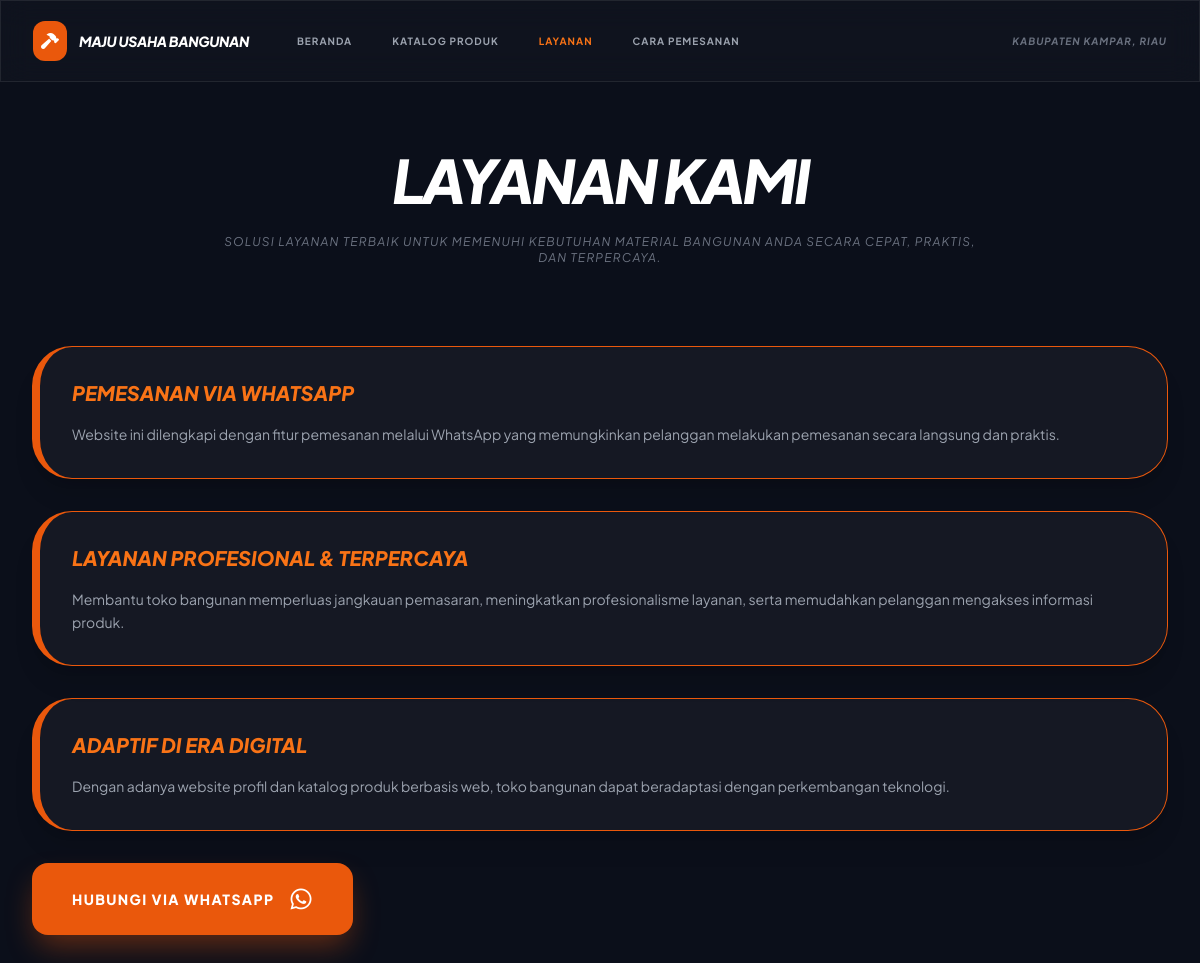
/layanan.php, run on the app's committed database.
### tables this page shows
CREATE TABLE `site_pages` (
  `id` int(11) NOT NULL,
  `slug` varchar(100) NOT NULL,
  `content` mediumtext DEFAULT NULL,
  `updated_at` timestamp NOT NULL DEFAULT current_timestamp() ON UPDATE current_timestamp()
);

### layanan.php (the view, shortened to what this page needs)
<?php
$brandShort = "Maju Usaha Bangunan";
$waNumber = "6281371392939";
$linkWA = "https://wa.me/$waNumber?text=Halo%20Maju%20Usaha%20Bangunan,%20saya%20ingin%20bertanya%20tentang%20layanan...";
include 'koneksi/koneksi.php';
function getPageContent(mysqli $koneksi, string $slug): string {
    $stmt = mysqli_prepare($koneksi, "SELECT content FROM site_pages WHERE slug = ? LIMIT 1");
    mysqli_stmt_bind_param($stmt, "s", $slug);
    mysqli_stmt_execute($stmt);
    $res = mysqli_stmt_get_result($stmt);
    $row = $res ? mysqli_fetch_assoc($res) : null;
    return $row['content'] ?? '';
}
$pageContent = getPageContent($koneksi, 'layanan');
$pageData = null;
if (!empty($pageContent)) {
    $decoded = json_decode($pageContent, true);
    if (is_array($decoded) && ($decoded['type'] ?? '') === 'layanan_form_v2') {
        $pageData = $decoded;
    }
}
$currentPage = basename($_SERVER['PHP_SELF']);
function navClass(string $file, string $currentPage): string {
    if ($file === $currentPage) {
        return 'text-orange-500';
    }
    return 'text-gray-400 hover:text-orange-500 transition';
}
?>
<!DOCTYPE html>
<html lang="id">
<head>
    <script src="https://cdn.tailwindcss.com"></script>
    <link rel="stylesheet" href="https://cdnjs.cloudflare.com/ajax/libs/font-awesome/6.0.0/css/all.min.css">
    <link rel="stylesheet" href="css/style.css">
</head>
<body>
<nav class="fixed w-full z-50 glass py-5">
    <div class="max-w-7xl mx-auto px-8 flex items-center justify-between">
        <div class="flex items-center gap-12">
            <div class="flex items-center gap-3">
                <div class="bg-orange-600 p-2 rounded-xl"><i class="fas fa-hammer text-white"></i></div>
                <span class="font-extrabold text-sm tracking-tight uppercase italic"><?php echo $brandShort; ?></span>
            </div>
            <div class="hidden lg:flex gap-10 text-[10px] font-bold uppercase tracking-widest">
                <a href="index.php" class="<?= navClass('index.php', $currentPage) ?>">Beranda</a>
                <a href="produk.php" class="<?= navClass('produk.php', $currentPage) ?>">Katalog Produk</a>
                <a href="layanan.php" class="<?= navClass('layanan.php', $currentPage) ?>">Layanan</a>
                <a href="cara-pemesanan.php" class="<?= navClass('cara-pemesanan.php', $currentPage) ?>">Cara Pemesanan</a>
            </div>
        </div>
        <div class="hidden sm:block text-[10px] font-bold text-gray-500 uppercase tracking-widest italic">
            Kabupaten Kampar, Riau
        </div>
    </div>
</nav>
<section class="pt-[150px] pb-32 px-8 max-w-7xl mx-auto">
<?php if (!empty($pageData)): ?>
    <div class="text-center mb-20">
        <h1 class="text-5xl md:text-6xl font-black uppercase italic tracking-tighter">
            <?= htmlspecialchars($pageData['title'] ?? 'Layanan Kami') ?>
        </h1>
        <p class="text-gray-500 text-xs uppercase tracking-widest italic mt-6 max-w-3xl mx-auto">
            <?= htmlspecialchars($pageData['subtitle'] ?? '') ?>
        </p>
    </div>
    <div class="flex justify-center">
        <div class="space-y-8">
            <?php foreach (($pageData['services'] ?? []) as $service): ?>
                <div class="glass-inner p-8 rounded-[2.5rem] border-l-8 border-orange-600 shadow-xl">
                    <h3 class="text-orange-500 font-black uppercase italic text-xl mb-4">
                        <?= htmlspecialchars($service['title'] ?? '') ?>
                    </h3>
                    <p class="text-gray-400 text-sm leading-relaxed">
                        <?= nl2br(htmlspecialchars($service['desc'] ?? '')) ?>
                    </p>
                </div>
            <?php endforeach; ?>
            <a href="<?php echo $linkWA; ?>" target="_blank"
               class="inline-flex items-center gap-4 bg-orange-600 px-10 py-5 rounded-2xl font-black uppercase tracking-widest text-sm orange-glow hover:scale-105 transition">
                Hubungi via WhatsApp
                <i class="fab fa-whatsapp text-2xl"></i>
            </a>
        </div>
    </div>
<?php endif; ?>
</section>
</body>
</html>

### css/style.css (style rules this page uses)
body { font-family: 'Plus Jakarta Sans', sans-serif; background-color: #0b0f1a; color: white; scroll-behavior: smooth; }
.glass { background: rgba(255, 255, 255, 0.02); backdrop-filter: blur(15px); border: 1px solid rgba(255, 255, 255, 0.08); }
.glass-inner { background: rgba(255, 255, 255, 0.04); border: 1px solid rgba(255, 255, 255, 0.1); }
.bg-orange-600 { background-color: #ea580c; }
.orange-glow { box-shadow: 0 15px 30px -5px rgba(234, 88, 12, 0.4); }

### data on the page
site_pages: content "LAYANAN KAMI", content "SOLUSI LAYANAN TERBAIK UNTUK MEMENUHI KEBUTUHAN MATERIAL BANGUNAN ANDA SECARA CEPAT, PRAKTIS, DAN TERPERCAYA."

### other printed values
$brandShort "MAJU USAHA BANGUNAN"
$service['title'] "PEMESANAN VIA WHATSAPP"
$service['desc'] "Website ini dilengkapi dengan fitur pemesanan melalui WhatsApp yang memungkinkan pelanggan melakukan pemesanan secara langsung dan praktis."
$service['title'] "LAYANAN PROFESIONAL & TERPERCAYA"
$service['desc'] "Membantu toko bangunan memperluas jangkauan pemasaran, meningkatkan profesionalisme layanan, serta memudahkan pelanggan mengakses informasi produk."
$service['title'] "ADAPTIF DI ERA DIGITAL"
$service['desc'] "Dengan adanya website profil dan katalog produk berbasis web, toko bangunan dapat beradaptasi dengan perkembangan teknologi."
